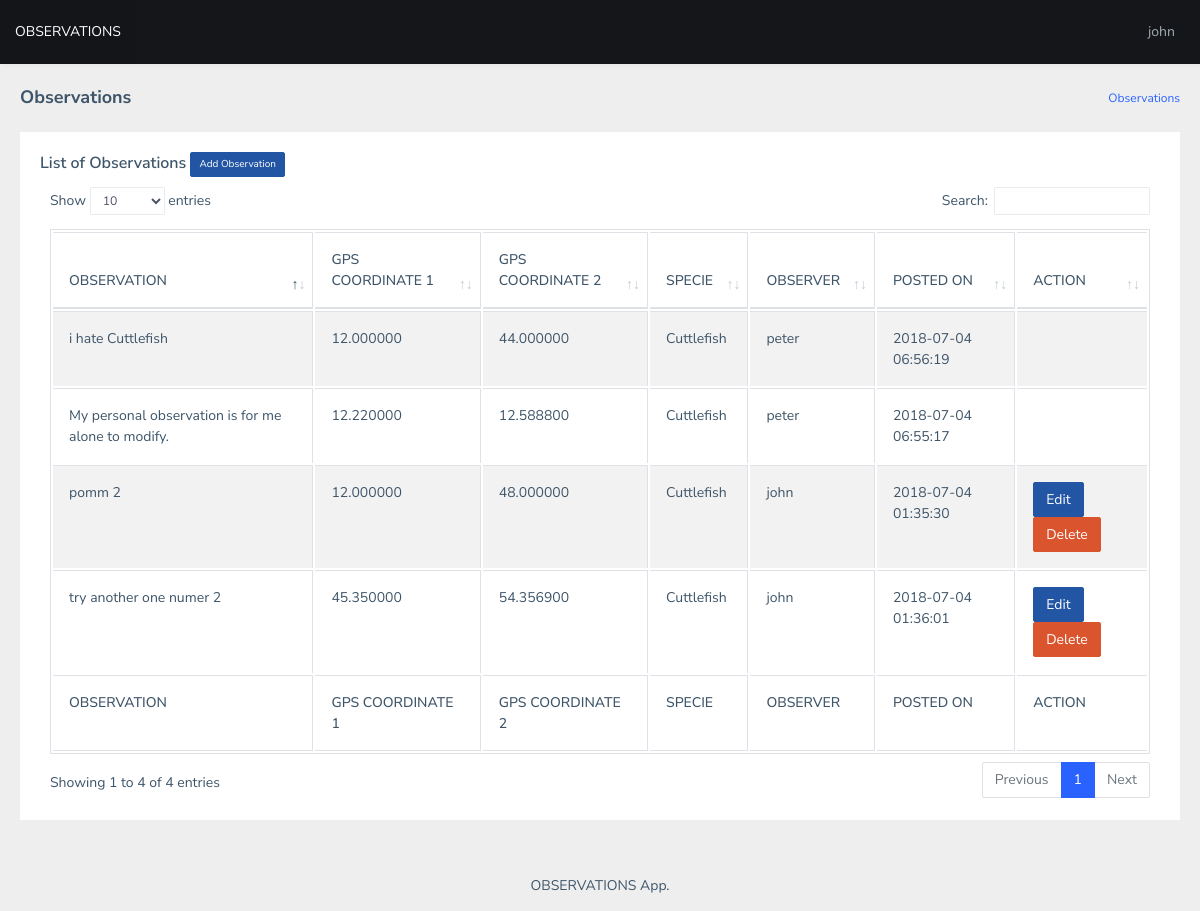
The page /observations.php (signed in) on the database its author committed.
### tables this page shows
CREATE TABLE IF NOT EXISTS `observations` (
  `id` int(10) unsigned NOT NULL,
  `observation` text NOT NULL,
  `specie` varchar(255) NOT NULL,
  `gps_coord1` decimal(10,6) NOT NULL,
  `gps_coord2` decimal(10,6) NOT NULL,
  `created_on` datetime NOT NULL,
  `user_id` int(10) unsigned NOT NULL
);

CREATE TABLE IF NOT EXISTS `users` (
  `id` int(11) unsigned NOT NULL,
  `username` varchar(255) NOT NULL,
  `password` varchar(255) NOT NULL
);

### observations.php (the view, shortened to what this page needs)
<?php
    try {
        $conec = new Connection();
        $con   = $conec->Open();
        if ($con) {
            if(isset($_GET['action']) && $_GET['action'] === "delete"){
                if(isset($_GET['id'])){
                    $observation_id = $_GET['id'];
                    $sql = "DELETE FROM observations WHERE observations.id=".$observation_id;
                    $con->exec($sql);
                    header("Location: observations.php");
                    exit;
                }else{
                    header("Location: observations.php");
                    exit;
                }
            }else{
                $sql = "SELECT observations.id AS id, observations.observation AS observation, observations.specie AS specie, observations.gps_coord1 AS gps_coord1, observations.gps_coord2 AS gps_coord2, observations.created_on AS created_on, users.id AS observer_id, users.username AS observer FROM observations, users WHERE observations.user_id=users.id";
                $q  = $con->query($sql);
                $q->setFetchMode(PDO::FETCH_ASSOC);
            }
        } else {
            echo $con;
        }
    } catch (PDOException $ex) {
        echo $ex->getMessage();
    }
?>
<!DOCTYPE html>
<html dir="ltr" lang="en">
<head>
    <link rel="stylesheet" type="text/css" href="assets/extra-libs/multicheck/multicheck.css">
    <link href="assets/libs/datatables.net-bs4/css/dataTables.bootstrap4.css" rel="stylesheet">
    <link href="assets/css/style.min.css" rel="stylesheet">
</head>
<body>
    <div id="main-wrapper">
        <header class="topbar" data-navbarbg="skin5">
            <nav class="navbar top-navbar navbar-expand-md navbar-dark">
                <div class="navbar-collapse collapse" id="navbarSupportedContent" data-navbarbg="skin5">
                    <ul class="navbar-nav float-left mr-auto">
                        <li class="nav-item">
                            <a class="nav-link" href="observations.php" role="button">
                             OBSERVATIONS
                            </a>
                        </li>
                    </ul>
                    <ul class="navbar-nav float-right">
                        <li class="nav-item dropdown">
                            <a class="nav-link dropdown-toggle text-muted waves-effect waves-dark pro-pic" href="" data-toggle="dropdown" aria-haspopup="true" aria-expanded="false"><?php echo $_SESSION['username']; ?></a>
                        </li>
                    </ul>
                </div>
            </nav>
        </header>
        <div class="page-wrapper">
            <div class="page-breadcrumb">
                <div class="row">
                    <div class="col-12 d-flex no-block align-items-center">
                        <h4 class="page-title">Observations</h4>
                        <div class="ml-auto text-right">
                            <nav aria-label="breadcrumb">
                                <ol class="breadcrumb">
                                    <li class="breadcrumb-item active" aria-current="page"><a href="observaions.php">Observations</a></li>
                                </ol>
                            </nav>
                        </div>
                    </div>
                </div>
            </div>
            <div class="container-fluid">
                <div class="row">
                    <div class="col-12">
                        <div class="card">
                            <div class="card-body">
                                <h5 class="card-title">
                                    List of Observations
                                    <a href="add-observation.php" class="btn btn-xs btn-info pull-right">
                                    Add Observation
                                    </a>
                                </h5>
                                <div class="table-responsive">
                                    <table id="zero_config" class="table table-striped table-bordered">
                                        <thead>
                                            <tr>
                                                <th>OBSERVATION</th>
                                                <th>GPS COORDINATE 1</th>
                                                <th>GPS COORDINATE 2</th>
                                                <th>SPECIE</th>
                                                <th>OBSERVER</th>
                                                <th>POSTED ON</th>
                                                <th>ACTION </th>
                                            </tr>
                                        </thead>
                                        <tbody>
                                             <?php while ($observation = $q->fetch()):?>
                                            <tr>
                                                <td><?php echo $observation['observation']; ?></td>
                                                <td><?php echo $observation['gps_coord1']; ?></td>
                                                <td><?php echo $observation['gps_coord2']; ?></td>
                                                <td><?php echo $observation['specie']; ?></td>
                                                <td><?php echo $observation['observer']; ?></td>
                                                <td><?php echo $observation['created_on']; ?></td>
                                                <td>
                                                    <?php if($observation['observer_id'] === $_SESSION['user_id']):?>
                                                        <a href="<?php echo 'edit-observation.php?action=edit&id='. $observation['id']; ?>" class="btn btn-info">
                                                            Edit
                                                        </a>
                                                        <a href="<?php echo 'observations.php?action=delete&id='. $observation['id']; ?>" class="btn btn-danger">
                                                            Delete
                                                        </a>
                                                    <?php endif;?>
                                                </td>
                                            </tr>
                                            <?php endwhile;?>
                                        </tbody>
                                        <tfoot>
                                            <tr>
                                                <th>OBSERVATION</th>
                                                <th>GPS COORDINATE 1</th>
                                                <th>GPS COORDINATE 2</th>
                                                <th>SPECIE</th>
                                                <th>OBSERVER</th>
                                                <th>POSTED ON</th>
                                                <th>ACTION </th>
                                            </tr>
                                        </tfoot>
                                    </table>
                                </div>
                            </div>
                        </div>
                    </div>
                </div>
            </div>
            <footer class="footer text-center">
                OBSERVATIONS App.
            </footer>
        </div>
    </div>
</body>
</html>

### rows shown on the page
observations: observation "pomm 2", gps_coord1 "12.000000", gps_coord2 "48.000000", specie "Cuttlefish", user.username "john", created_on "2018-07-04 01:35:30"
observations: observation "try another one numer 2", gps_coord1 "45.350000", gps_coord2 "54.356900", specie "Cuttlefish", user.username "john", created_on "2018-07-04 01:36:01"
observations: observation "My personal observation is for me alone to modify.", gps_coord1 "12.220000", gps_coord2 "12.588800", specie "Cuttlefish", user.username "peter", created_on "2018-07-04 06:55:17"
observations: observation "i hate Cuttlefish", gps_coord1 "12.000000", gps_coord2 "44.000000", specie "Cuttlefish", user.username "peter", created_on "2018-07-04 06:56:19"

### other values the page prints
$_SESSION['username'] "john"
